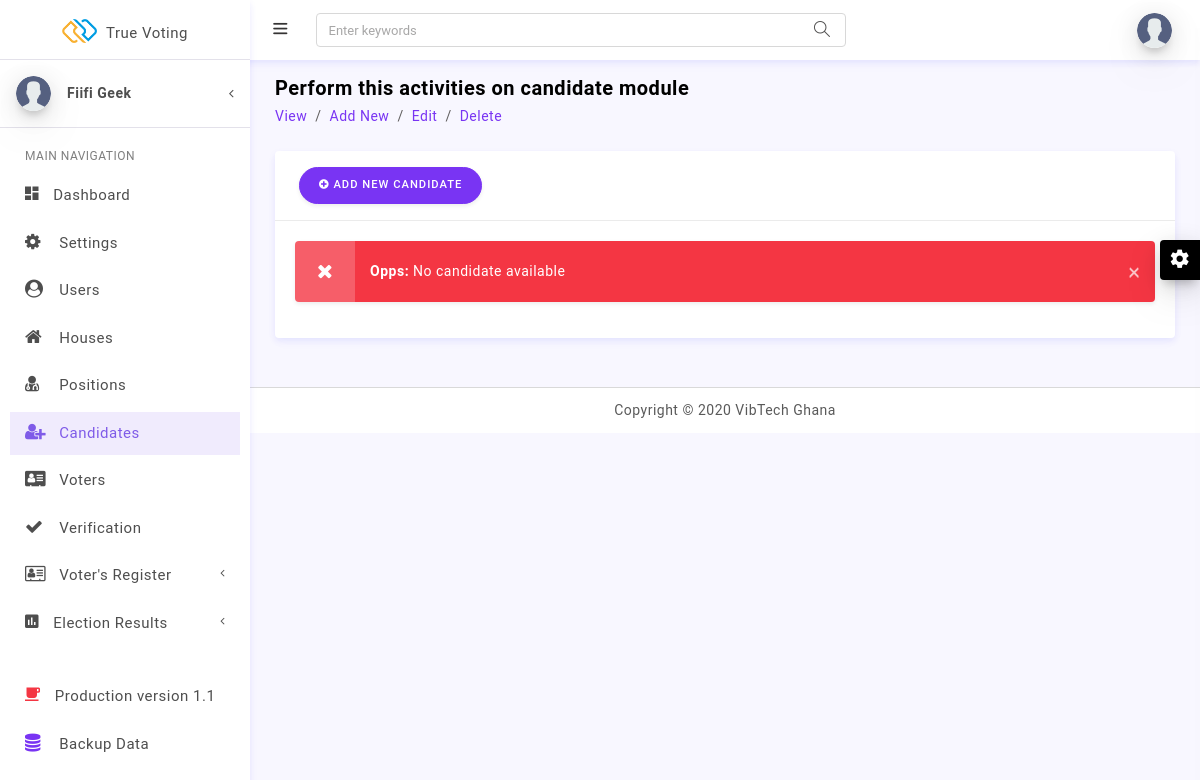
Page /admin/candidates.php (signed in) on the earlier database version.
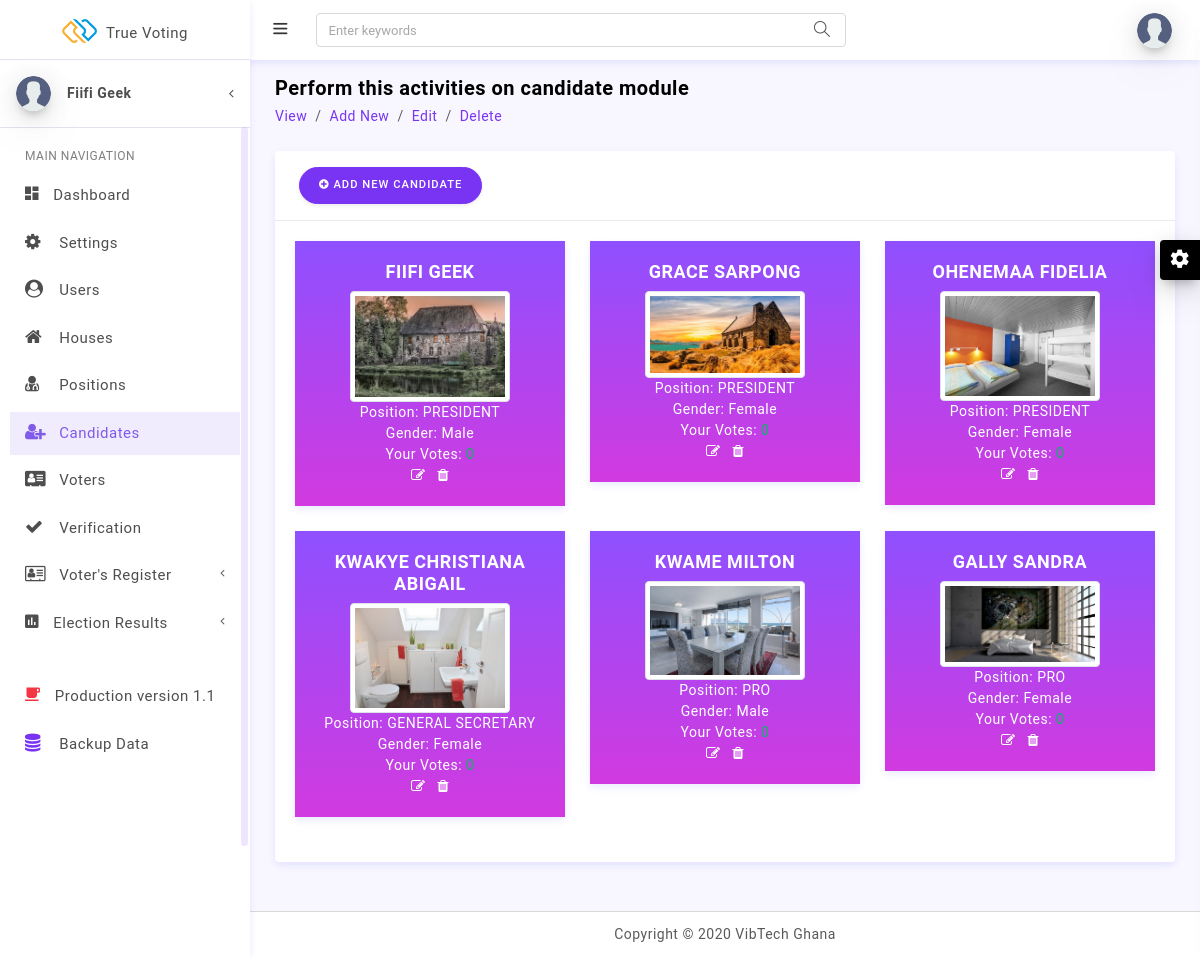
Same page on the later database version.
### tables this page shows
CREATE TABLE `candidates` (
  `id` int(11) NOT NULL,
  `name` varchar(191) NOT NULL,
  `position` varchar(191) NOT NULL,
  `gender` varchar(191) NOT NULL,
  `house` varchar(191) DEFAULT NULL,
  `vote` int(11) NOT NULL DEFAULT 0,
  `image` varchar(191) DEFAULT NULL,
  `created_at` timestamp NULL DEFAULT NULL
);

### middleware/verifyadmin.php (called while the page is built, shortened)
<?php
    if(!isset($_SESSION['admin']))
    {
        header("Location: ./");
    }
    else
    {
        $user= $_SESSION['admin'];
    }
?>

### models/DBLayer.php (called while the page is built, shortened)
<?php
    class DB {
        public static function connection()
        {
            try{
                $con=new PDO('mysql:host=localhost;dbname=truevoting;charset=utf8mb4', 'root', '');
                $con->setAttribute(PDO::ATTR_ERRMODE, PDO::ERRMODE_EXCEPTION);
                $con->setAttribute(PDO::ATTR_EMULATE_PREPARES, false);
                return $con;
            }catch(PDOException $ex){
                return "Connection Error ";
            }
        }
    }
    class Model {
        public static function all(string $tableName)
        {
            $con = DB::connection();
            try{
                $query = "SELECT * FROM ".$tableName." ORDER BY id";
                $stmt=$con->prepare($query);
                $stmt->execute();
                $rows=$stmt->fetchAll();
                return $rows;
            }catch(PDOException $ex){
                return 'Something went wrong';
            }
        }
    }

### admin/candidates.php (the view, shortened to what this page needs)
<?php include('../middleware/verifyadmin.php'); if(isset($_SESSION['image'])){ $image = $_SESSION['image']; unlink("../assets/images/candidates/".$image); unset($_SESSION['image']); } ?>
<!DOCTYPE html>
<html lang="en">
<head>
<?php $title = 'Candidates'; include('../layouts/admin-head.php'); ?>
<link rel="stylesheet" href="../assets/plugins/notifications/css/lobibox.min.css"/>
</head>
<body>
<?php include('../layouts/admin-menus.php'); ?>
<div class="row pt-2 pb-2">
    <div class="col-sm-9">
        <h4 class="page-title">Perform this activities on candidate module</h4>
        <ol class="breadcrumb">
            <li class="breadcrumb-item"><a href="javaScript:void();">View</a></li>
            <li class="breadcrumb-item"><a href="javaScript:void();">Add New</a></li>
            <li class="breadcrumb-item"><a href="javaScript:void();">Edit</a></li>
            <li class="breadcrumb-item"><a href="javaScript:void();">Delete</a></li>
        </ol>
    </div>
</div>
<div class="row">
    <div class="col-lg-12">
      <div class="card">
        <div class="card-header">
            <button type="button" data-toggle="modal" data-target="#AddNewCandidate" data-backdrop="static" class="btn btn-primary btn-round waves-effect waves-light m-1"><i class="fa fa-plus-circle"></i> ADD NEW CANDIDATE</button>
       </div>
        <div class="card-body">
            <div class="row">
            <?php
                require_once("../models/DBLayer.php");
                $candidates = Model::all('candidates');
            if(count($candidates)>0){
            foreach($candidates as $can){ ?>
                <div class="col-12 col-sm-4">
                  <div class="card gradient-primary rounded-0">
                     <div class="card-body text-center">
                       <h5 class="text-uppercase text-white"><?php echo $can['name'];?></h5>
                       <a href="javascripts:void(0);" data-toggle="popover" data-trigger="focus" data-placement="left" data-html=true data-title='<img src="../assets/images/candidates/<?php echo $can['image'];?>" alt="<?php echo $can['name'];?>" class="img-responsive img-thumbnail" height="250" width="250">'>
                            <img src="../assets/images/candidates/<?php echo $can['image'];?>" alt="<?php echo $can['name'];?>" class="img-responsive img-thumbnail" height="160" width="160" title="Toggle photo to enlarge" data-toggle="tooltip" data-placement="right">
                        </a>
                        <div>
                            <span class="my-5 text-white">Position: <?php echo $can['position'];?> </span><br>
                            <span class="my-5 text-white">Gender: <?php echo ucfirst($can['gender']);?> </span><br>
                            <span class="my-5 text-white">Your Votes: <a href="javascript:void(0);" class="text-success btn_list" data-name="<?php echo $can['name'];?>"><?php echo $can['vote'];?></a></span>
                        </div>
                        <a href="javascript:void(0);" title="Edit" data-toggle="tooltip" class="btn_edit" data-id="<?php echo $can['id'];?>" data-name="<?php echo $can['name'];?>" data-position="<?php echo $can['position'];?>" data-gender="<?php echo $can['gender'];?>"><i class="fa fa-edit text-white"></i></a>&nbsp;&nbsp;
                        <a href="javascript:void(0);" title="Delete" data-toggle="tooltip" data-id="<?php echo $can['id'];?>" class="btn_delete"><i class="fa fa-trash text-white"></i></a>
                     </div>
                   </div>
                </div>
            <?php  }
            }else{ ?>
                <div class="col-12 col-sm-12">
                    <div class="alert alert-danger alert-dismissible" role="alert">
                        <button type="button" class="close" data-dismiss="alert">×</button>
                        <div class="alert-icon contrast-alert">
                            <i class="fa fa-times"></i>
                        </div>
                        <div class="alert-message">
                            <span><strong>Opps:</strong> No candidate available </span>
                        </div>
                    </div>
                </div>
            <?php
            }
            ?>
            </div>
        </div>
      </div>
    </div>
</div>
<?php include('../layouts/admin-footer.php'); ?>
</body>
</html>

### layouts/admin-head.php (shortened to what this page needs)
<link href="../assets/plugins/vectormap/jquery-jvectormap-2.0.2.css" rel="stylesheet"/>
<link href="../assets/plugins/simplebar/css/simplebar.css" rel="stylesheet"/>
<link href="../assets/css/bootstrap.min.css" rel="stylesheet"/>
<link href="../assets/css/animate.css" rel="stylesheet" type="text/css"/>
<link href="../assets/css/icons.css" rel="stylesheet" type="text/css"/>
<link href="../assets/css/sidebar-menu.css" rel="stylesheet"/>
<link href="../assets/css/app-style.css" rel="stylesheet"/>
<link href="../assets/css/skins.css" rel="stylesheet"/>
<link href="../assets/sweetalert/sweetalert.css" rel="stylesheet"/>

### layouts/admin-menus.php (shortened to what this page needs)
 <div id="wrapper">
  <div id="sidebar-wrapper" data-simplebar="" data-simplebar-auto-hide="true">
    <div class="brand-logo">
      <a href="dashboard.php">
      <img src="../assets/images/logo-icon.png" class="logo-icon" alt="logo icon">
        <h5 class="logo-text text-transform-default">True Voting</h5>
      </a>
    </div>
  <div class="user-details">
   <div class="media align-items-center user-pointer collapsed" data-toggle="collapse" data-target="#user-dropdown">
   <div class="avatar"><img class="mr-3 side-user-img" src="../assets/images/110x110.png" alt="user avatar"></div>
      <div class="media-body">
      <h6 class="side-user-name"><?php echo ucwords($user['name']); ?> </h6>
     </div>
      </div>
     </div>
  <ul class="sidebar-menu">
     <li class="sidebar-header">MAIN NAVIGATION</li>
     <li>
       <a href="dashboard.php" class="waves-effect">
         <i class="zmdi zmdi-view-dashboard"></i> <span>Dashboard</span>
       </a>
     </li>
     <li>
      <a href="settings.php" class="waves-effect">
        <i class="fa fa-cog"></i> <span>Settings</span>
      </a>
    </li>
     <li>
       <a href="users.php" class="waves-effect">
         <i class="fa fa-user-circle"></i> <span>Users</span>
       </a>
     </li>
     <li>
      <a href="houses.php" class="waves-effect">
        <i class="fa fa-home"></i> <span>Houses</span>
      </a>
    </li>
    <li>
      <a href="positions.php" class="waves-effect">
        <i class="fa fa-user-md"></i> <span>Positions</span>
      </a>
    </li>
     <li>
       <a href="candidates.php" class="waves-effect">
         <i class="fa fa-user-plus"></i> <span>Candidates</span>
       </a>
     </li>
     <li>
       <a href="voters.php" class="waves-effect">
         <i class="fa fa-address-card"></i> <span>Voters</span>
       </a>
     </li>
     <li>
       <a href="verification.php" class="waves-effect">
         <i class="fa fa-check"></i> <span>Verification</span>
       </a>
     </li>
     <li>
      <a href="javaScript:void();" class="waves-effect">
        <i class="fa fa-address-card-o"></i> <span>Voter's Register</span>
        <i class="fa fa-angle-left float-right"></i>
      </a>
    </li>
     <li>
      <a href="javaScript:void();" class="waves-effect">
        <i class="zmdi zmdi-chart"></i> <span>Election Results</span>
        <i class="fa fa-angle-left float-right"></i>
      </a>
    </li>
     <br>
     <li><a href="javaScript:void(0);" class="waves-effect"><i class="zmdi zmdi-coffee text-danger"></i> <span>Production version 1.1</span></a></li>
     <li><a href="javascript:void(0);" class="waves-effect myDataBackup"><i class="fa fa-database text-primary"></i> <span>Backup Data</span></a></li>
   </ul>
  </div>
<header class="topbar-nav">
        <nav id="header-setting" class="navbar navbar-expand fixed-top">
         <ul class="navbar-nav mr-auto align-items-center">
           <li class="nav-item">
             <a class="nav-link toggle-menu" href="javascript:void();">
              <i class="icon-menu menu-icon"></i>
            </a>
           </li>
           <li class="nav-item">
             <form class="search-bar">
               <input type="text" class="form-control" placeholder="Enter keywords">
                <a href="javascript:void();"><i class="icon-magnifier"></i></a>
             </form>
           </li>
         </ul>
         <ul class="navbar-nav align-items-center right-nav-link">
           <li class="nav-item">
             <a class="nav-link dropdown-toggle dropdown-toggle-nocaret" data-toggle="dropdown" href="#">
               <span class="user-profile"><img src="../assets/images/110x110.png" class="img-circle" alt="user avatar"></span>
             </a>
           </li>
         </ul>
       </nav>
</header>
  <div class="content-wrapper">
    <div class="container-fluid">

### layouts/admin-footer.php (shortened to what this page needs)
   </div>
<footer class="footer">
     <div class="container">
       <div class="text-center">
         Copyright &copy; <script>document.write(new Date().getFullYear());</script> VibTech Ghana
       </div>
     </div>
   </footer>
  <div class="right-sidebar">
   <div class="switcher-icon">
     <i class="zmdi zmdi-settings zmdi-hc-spin"></i>
   </div>
  </div>
 </div>

### assets/css/sidebar-menu.css (style rules this page uses)
.sidebar-menu { list-style: none; margin: 0; padding: 10px; background-color: transparent; }
.sidebar-menu>li { position: relative; margin: 5px 0; padding: 0; }
.sidebar-menu>li>a { padding: 10px 5px 10px 15px; display: block; border-left: 0px solid transparent; color: #4e4e4e; font-size: 15px; }
.sidebar-menu>li>a>.fa { width: 20px; }
.sidebar-menu>li:hover>a, .sidebar-menu>li.active>a { color: #7f5be8; background: rgba(129, 90, 232, 0.12); border-left-color: #7d5ce9; }
.sidebar-menu li.sidebar-header { padding: 4px 25px 4px 15px; font-size: 12px; color: rgba(0, 0, 0, 0.5); }
.sidebar-menu li>a>.fa-angle-left { width: auto; height: auto; padding: 0; margin-right: 10px; margin-top: 3px; }
.sidebar-menu a { color: #b8c7ce; text-decoration: none; }

### layouts/admin-head.php (style rules this page uses)
.text-transform-default { text-transform: none !important; }

Differences in the rows shown:
added candidates: name "FIIFI GEEK", image (picture), position "PRESIDENT", gender "Male"
added candidates: name "GRACE SARPONG", image (picture), position "PRESIDENT", gender "Female"
added candidates: name "OHENEMAA FIDELIA", image (picture), position "PRESIDENT", gender "Female"
added candidates: name "KWAKYE CHRISTIANA ABIGAIL", image (picture), position "GENERAL SECRETARY", gender "Female"
added candidates: name "KWAME MILTON", image (picture), position "PRO", gender "Male"
added candidates: name "GALLY SANDRA", image (picture), position "PRO", gender "Female"
Other differences:
text no longer shown: "× Opps: No candidate available"
